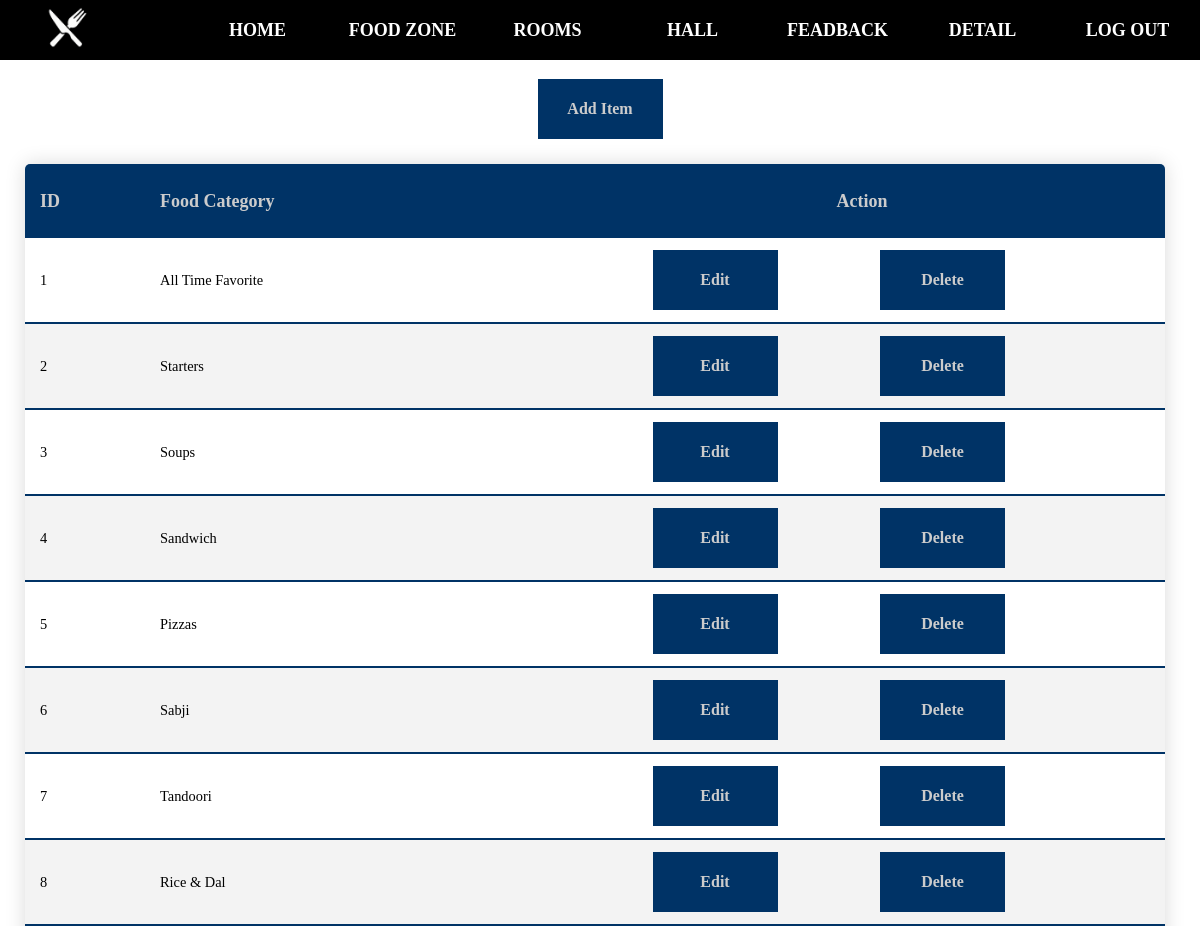
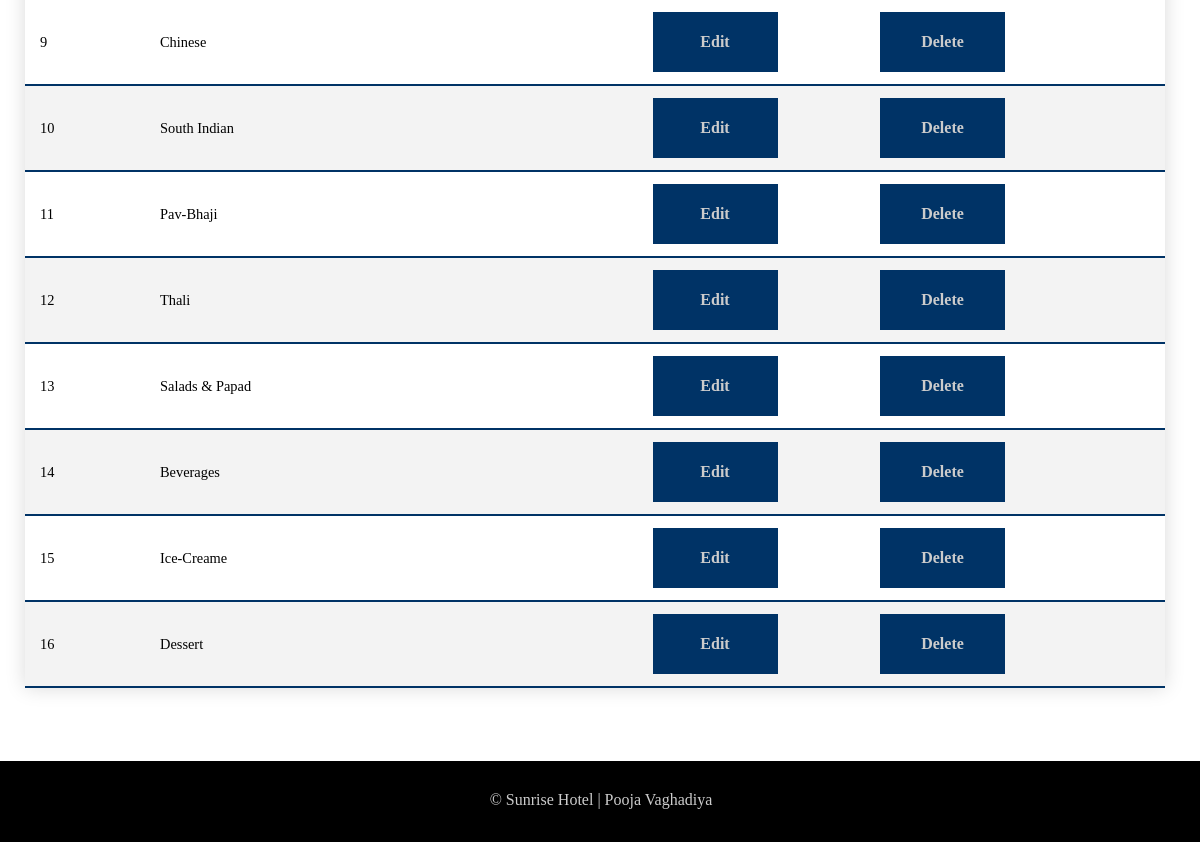
The app's page /Admin/FoodCategory_View.php with its own data (2 pictures, top to bottom).
### tables this page shows
CREATE TABLE IF NOT EXISTS `food_zone` (
  `id` int(11) NOT NULL AUTO_INCREMENT,
  `food_category` varchar(30) NOT NULL,
  PRIMARY KEY (`id`)
);

### Admin/FoodCategory_View.php (the view, shortened to what this page needs)
<?php
	require("Header_Admin.php");
	$query="select * from food_zone";
	$rs=$conn->query($query);
?>
<center><a class='link_button' href="FoodCategory_Insert_Form.php">Add Item</a></center>
<table width="95%" align="center" class="disptable">
	<tr >
		<th width="10%" align="center">ID</th>
		<th width="35%" align="center">Food Category</th>
		<th width="50%" align="center" colspan="2">&nbsp;&nbsp;&nbsp;&nbsp;&nbsp;&nbsp;&nbsp;&nbsp;&nbsp;&nbsp;&nbsp;&nbsp;&nbsp;&nbsp;&nbsp;&nbsp;&nbsp;&nbsp;&nbsp;&nbsp;&nbsp;&nbsp;&nbsp;&nbsp;&nbsp;&nbsp;&nbsp;&nbsp;&nbsp;&nbsp;&nbsp;&nbsp;&nbsp;&nbsp;&nbsp;&nbsp;&nbsp;&nbsp;&nbsp;&nbsp;&nbsp;&nbsp;&nbsp;&nbsp;&nbsp;&nbsp;&nbsp;&nbsp;&nbsp;&nbsp;&nbsp;&nbsp;&nbsp;&nbsp;&nbsp;&nbsp;&nbsp;Action</th>
	</tr>
    <?php
		while($row=$rs->fetch_array())
		{
			echo "<tr><td>".$row["id"]."</td>";
			echo "<td>".$row["food_category"]."</td>";
			echo "<td align='center'><a class='link_button' href='FoodCategory_Edit.php?Edit=".$row["id"]."'>Edit</a></td><td><a class='link_button' href='FoodCategory_Delete.php?Delete=".$row["id"]."'>Delete</a></td></tr>";
		}
	?>
</table>
<?php
	require("Footer_Admin.php");
?>

### src/Style.css (style rules this page uses)
.link_button { text-decoration:none; color:#CCC; background-color:#036; width:125px; display:block; font-weight:bold; text-align:center; line-height:60px; font-size:16px; }
.disptable { border-collapse:collapse; font-size:0.9em; margin-left:25px; margin-right:25%; margin-top:25px; margin-bottom:150px; border-radius:5px 5px 0 0; line-height:60px; overflow:hidden; box-shadow:0 0 20px rgba(0,0,0,0.15); }
.disptable tr th { background-color:#036; color:#CCC; text-align:left; font-weight:bold; line-height:50px; font-size:18px; }
.disptable tr th,.disptable tr td { padding:12px 15px; }
.disptable tr td { border-bottom:2px solid #036; }
.disptable tr:nth-child(odd) { background-color:#f3f3f3; }
.disptable tr:last-of-type { border-bottom:0px; }

### records on screen
food_zone: id "1", food_category "All Time Favorite"
food_zone: id "2", food_category "Starters"
food_zone: id "3", food_category "Soups"
food_zone: id "4", food_category "Sandwich"
food_zone: id "5", food_category "Pizzas"
food_zone: id "6", food_category "Sabji"
food_zone: id "7", food_category "Tandoori"
food_zone: id "8", food_category "Rice & Dal"
food_zone: id "9", food_category "Chinese"
food_zone: id "10", food_category "South Indian"
food_zone: id "11", food_category "Pav-Bhaji"
food_zone: id "12", food_category "Thali"
food_zone: id "13", food_category "Salads & Papad"
food_zone: id "14", food_category "Beverages"
food_zone: id "15", food_category "Ice-Creame"
food_zone: id "16", food_category "Dessert"
